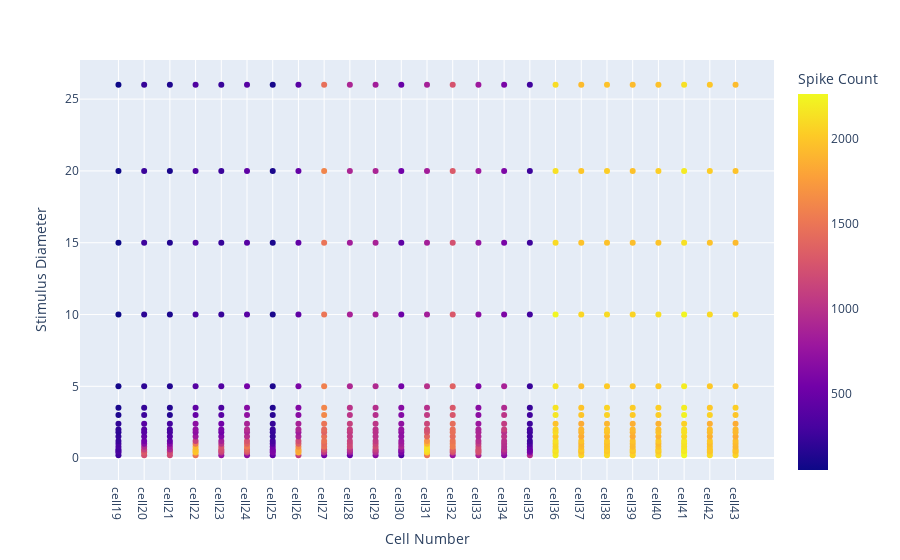

The notebook cell saved with this chart:
### Code cell
fig = px.scatter(datadf,datadf["Cell Number"], datadf["Stimulus Diameter"],color =datadf['Spike Count'] )
fig.update_layout(
    autosize=True,)

fig.show()

### Figure 1 — Plotly figure (JSON) as saved in the notebook; plotly's stock layout.template omitted (floating-point values rounded to 4 significant figures; data arrays with more than 128 entries replaced by an {"elided": "..."} marker saying what was removed)
{"data": [{"hovertemplate": "Cell Number=%{x}<br>Stimulus Diameter=%{y}<br>Spike Count=%{marker.color}<extra></extra>", "legendgroup": "", "marker": {"color": {"elided": "450 int values"}, "coloraxis": "coloraxis", "symbol": "circle"}, "mode": "markers", "name": "", "orientation": "v", "showlegend": false, "type": "scatter", "x": {"elided": "450 str values"}, "xaxis": "x", "y": {"elided": "450 float values"}, "yaxis": "y"}], "layout": {"autosize": true, "coloraxis": {"colorbar": {"title": {"text": "Spike Count"}}, "colorscale": [[0, "#0d0887"], [0.1111, "#46039f"], [0.2222, "#7201a8"], [0.3333, "#9c179e"], [0.4444, "#bd3786"], [0.5556, "#d8576b"], [0.6667, "#ed7953"], [0.7778, "#fb9f3a"], [0.8889, "#fdca26"], [1, "#f0f921"]]}, "legend": {"tracegroupgap": 0}, "margin": {"t": 60}, "xaxis": {"anchor": "y", "domain": [0, 1], "title": {"text": "Cell Number"}}, "yaxis": {"anchor": "x", "domain": [0, 1], "title": {"text": "Stimulus Diameter"}}}}
